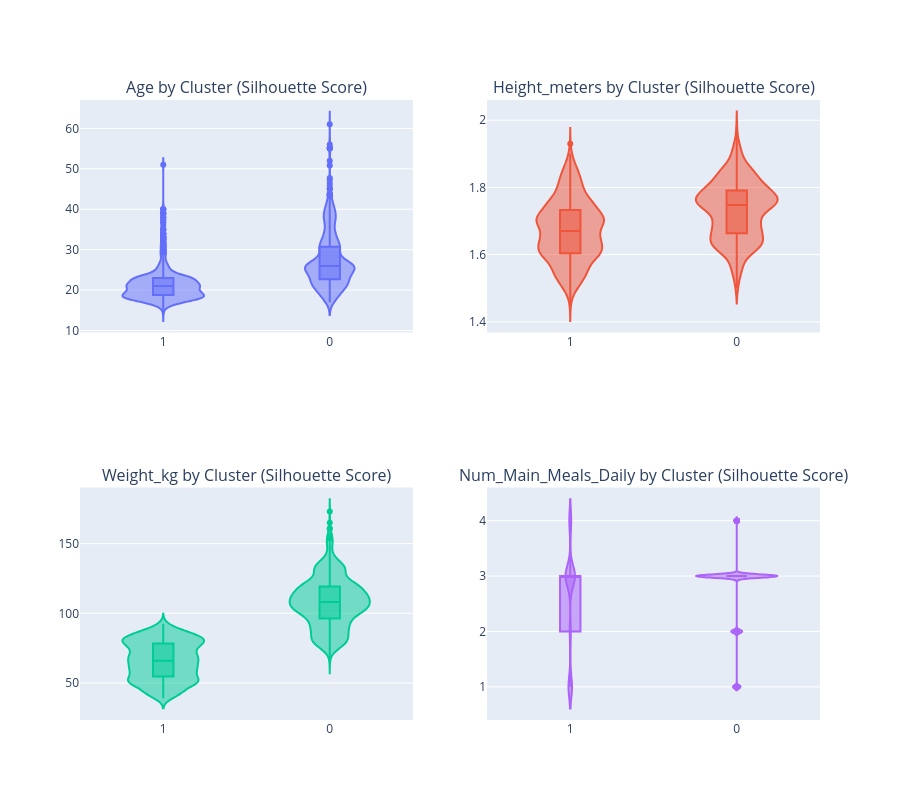

Notebook code cell kept with this figure:
### Code cell
fig = make_subplots(rows=2, cols=2, subplot_titles=("Age by Cluster (Silhouette Score)", "Height_meters by Cluster (Silhouette Score)", "Weight_kg by Cluster (Silhouette Score)", "Num_Main_Meals_Daily by Cluster (Silhouette Score)"))

for i, col in enumerate(silhouette.drop(['cluster', 'BMI_kg_m2'], axis=1).columns):
    fig.add_trace(
        go.Violin(x=silhouette['cluster'], y=silhouette[col], box_visible=True),
        row=(i // 2) + 1, col=(i % 2) + 1
    )

fig.update_layout(height=800, showlegend=False)
fig.show()

### Figure 1 — Plotly figure (JSON) as saved in the notebook; plotly's stock layout.template omitted (floating-point values rounded to 4 significant figures; data arrays with more than 128 entries replaced by an {"elided": "..."} marker saying what was removed)
{"data": [{"box": {"visible": true}, "type": "violin", "x": {"elided": "2110 str values"}, "xaxis": "x", "y": {"elided": "2110 float values"}, "yaxis": "y"}, {"box": {"visible": true}, "type": "violin", "x": {"elided": "2110 str values"}, "xaxis": "x2", "y": {"elided": "2110 float values"}, "yaxis": "y2"}, {"box": {"visible": true}, "type": "violin", "x": {"elided": "2110 str values"}, "xaxis": "x3", "y": {"elided": "2110 float values"}, "yaxis": "y3"}, {"box": {"visible": true}, "type": "violin", "x": {"elided": "2110 str values"}, "xaxis": "x4", "y": {"elided": "2110 int values"}, "yaxis": "y4"}], "layout": {"annotations": [{"font": {"size": 16}, "showarrow": false, "text": "Age by Cluster (Silhouette Score)", "x": 0.225, "xanchor": "center", "xref": "paper", "y": 1, "yanchor": "bottom", "yref": "paper"}, {"font": {"size": 16}, "showarrow": false, "text": "Height_meters by Cluster (Silhouette Score)", "x": 0.775, "xanchor": "center", "xref": "paper", "y": 1, "yanchor": "bottom", "yref": "paper"}, {"font": {"size": 16}, "showarrow": false, "text": "Weight_kg by Cluster (Silhouette Score)", "x": 0.225, "xanchor": "center", "xref": "paper", "y": 0.375, "yanchor": "bottom", "yref": "paper"}, {"font": {"size": 16}, "showarrow": false, "text": "Num_Main_Meals_Daily by Cluster (Silhouette Score)", "x": 0.775, "xanchor": "center", "xref": "paper", "y": 0.375, "yanchor": "bottom", "yref": "paper"}], "height": 800, "showlegend": false, "xaxis": {"anchor": "y", "domain": [0, 0.45]}, "xaxis2": {"anchor": "y2", "domain": [0.55, 1]}, "xaxis3": {"anchor": "y3", "domain": [0, 0.45]}, "xaxis4": {"anchor": "y4", "domain": [0.55, 1]}, "yaxis": {"anchor": "x", "domain": [0.625, 1]}, "yaxis2": {"anchor": "x2", "domain": [0.625, 1]}, "yaxis3": {"anchor": "x3", "domain": [0, 0.375]}, "yaxis4": {"anchor": "x4", "domain": [0, 0.375]}}}
